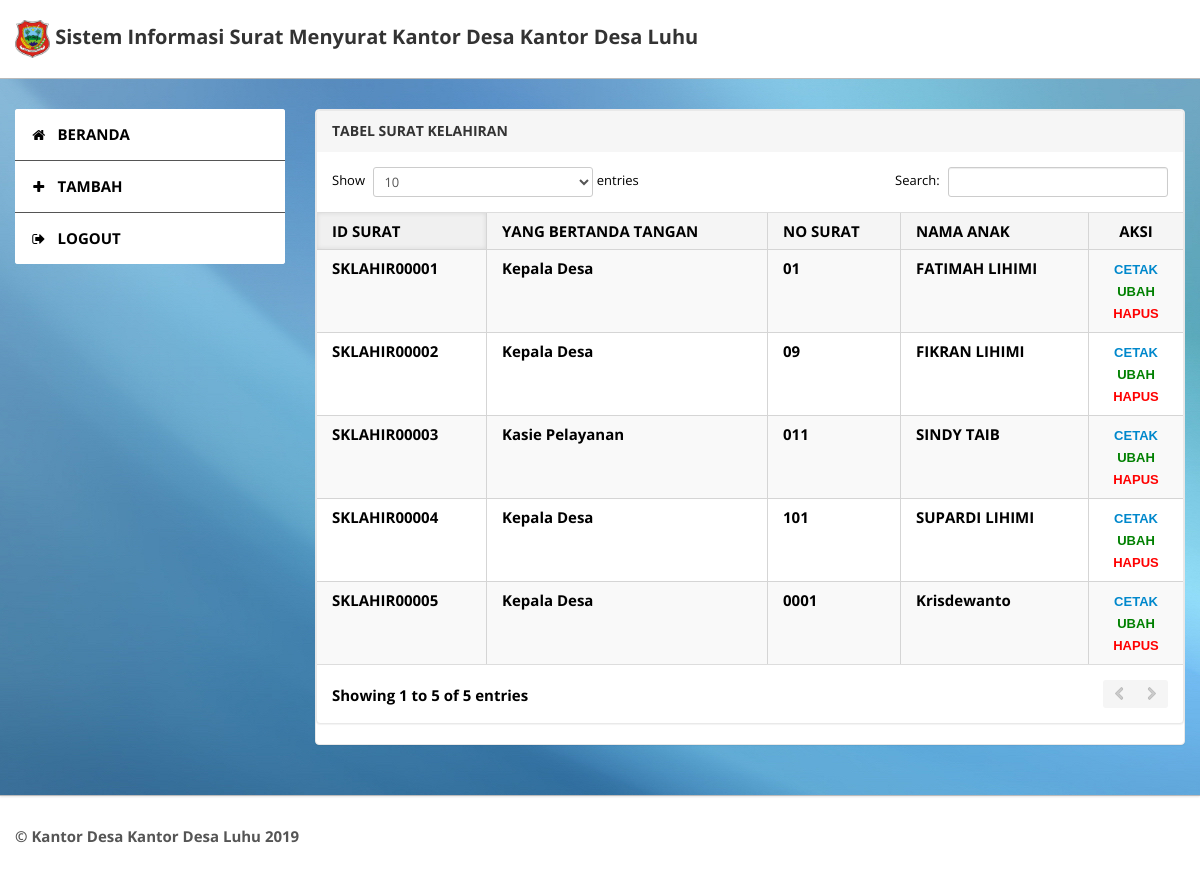
The app's page /operator-tabel-s-kelahiran.php (signed in), older data.
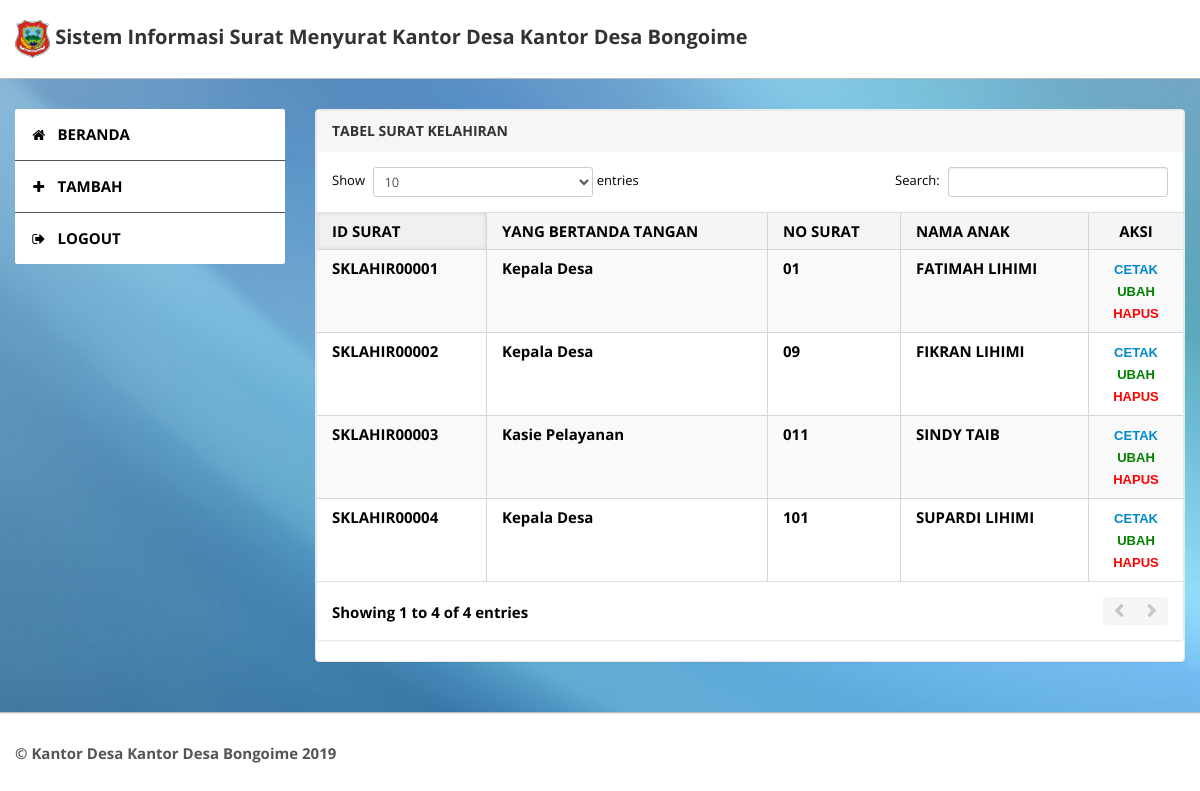
The same page, newer data.
### tables this page shows
CREATE TABLE `tbl_instansi` (
  `id_instansi` int(11) NOT NULL,
  `nm` varchar(100) NOT NULL
);

CREATE TABLE `tbl_s_kelahiran` (
  `id_s_kelahiran` varchar(30) NOT NULL,
  `no_surat_kelahiran` varchar(30) NOT NULL,
  `hari` varchar(25) NOT NULL,
  `tanggal` date NOT NULL,
  `jk_anak` varchar(25) NOT NULL,
  `nama_yg_lahir` varchar(100) NOT NULL,
  `nama_ibu` varchar(30) NOT NULL,
  `nama_ayah` varchar(30) NOT NULL,
  `id_pg` varchar(30) NOT NULL
);

CREATE TABLE `tbl_pegawai` (
  `id_pg` varchar(30) NOT NULL,
  `nama` varchar(100) NOT NULL,
  `jk` varchar(25) NOT NULL,
  `jabatan` varchar(100) NOT NULL,
  `alamat_pg` text NOT NULL,
  `notelp` varchar(25) NOT NULL
);

### operator-tabel-s-kelahiran.php (the view, shortened to what this page needs)
<?php
if(empty($_SESSION['username'] AND $_SESSION['hak_akses'])){
header("location:index.php");
}else{
?>
<!DOCTYPE html>
<html lang="en">
<head>
	<link type="text/css" href="bootstrap/css/bootstrap.min.css" rel="stylesheet">
	<link type="text/css" href="bootstrap/css/bootstrap-responsive.min.css" rel="stylesheet">
	<link type="text/css" href="css/theme.css" rel="stylesheet">
	<link type="text/css" href="images/icons/css/font-awesome.css" rel="stylesheet">
</head>
<body>
	<div class="navbar navbar-fixed-top">
		<div class="navbar-inner">
			<div class="container">
			  	<a class="brand" href="">
			  	 <img width="35" height="35" src="logodesa/logodesa.png">
			  			<?php
                        $query = mysqli_query($config, "SELECT * FROM tbl_instansi WHERE id_instansi");
                        $data=mysqli_fetch_assoc($query);
                        ?>
                        Sistem Informasi Surat Menyurat <?php echo 'Kantor Desa '.$data['nm']; ?>
			  	</a>
			</div>
		</div>
	</div>
	<div class="wrapper">
		<div class="container">
			<div class="row">
				<div class="span3">
					<div class="sidebar">
						<ul class="widget widget-menu unstyled">
                                <li class="active"><a href="halaman-operator.php"><i class="menu-icon icon-home"></i>BERANDA
                                </a></li>
                                <li class="active"><a href="operator_s_kelahiran.php"><i class="menu-icon icon-plus"></i>TAMBAH
                                </a></li>
                                <li><a href="logout.php"><i class="menu-icon icon-signout">
                                </i>LOGOUT
                                </a></li>
                            </ul>
					</div>
				</div>
				<div class="span9">
					<div class="content">
						<div class="module">
						<div class="module">
							<div class="module-head">
								<h3>TABEL SURAT KELAHIRAN</h3>
							</div>
							<div class="module-body table">
								<table cellpadding="0" cellspacing="0" border="0" class="datatable-1 table table-bordered table-striped	 display" width="100%">
									<thead>
										<tr>
											<th>ID SURAT</th>
											<th>YANG BERTANDA TANGAN</th>
											<th>NO SURAT</th>
											<th>NAMA ANAK</th>
											<th><center>AKSI</center></th>
										</tr>
									</thead>
									<tbody>
										<?php
                                           $query = mysqli_query($config, " SELECT * FROM tbl_s_kelahiran, tbl_pegawai WHERE tbl_s_kelahiran.id_pg=tbl_pegawai.id_pg ORDER BY tbl_s_kelahiran.id_s_kelahiran ASC");
                                                while($data=mysqli_fetch_assoc($query)){
                                                 echo '<tr>';
                                                 echo '<td>'.$data['id_s_kelahiran'].'</td>';
                                                 echo '<td>'.$data['jabatan'].'</td>';
                                                 echo '<td>'.$data['no_surat_kelahiran'].'</td>';
                                                 echo '<td>'.$data['nama_yg_lahir'].'</td>';
                        						 echo"<td>
                        						 		<center>
                        						 		<a href='operator-cetak-s-kelahiran.php?id_s_kelahiran=$data[id_s_kelahiran]'>
                        						 			<font face='arial' size='2'>
                        						 				CETAK
                        						 			</font>
                        						 		</a>
                        						 		</center>
                        						 		<center>
                        						 		<a href='operator-ubah-s-kelahiran.php?id_s_kelahiran=$data[id_s_kelahiran]'>
                        						 			<font face='arial' size='2' color='green'>
                        						 				UBAH
                        						 			</font>
                        						 		</a>
                        						 		</center>
                        						 		<center>
                        						 		<a href='operator-hapus-s-kelahiran.php?id_s_kelahiran=$data[id_s_kelahiran]'>
                        						 			<font face='arial' size='2' color='red'>
                        						 				HAPUS
                        						 			</font>
                        						 		</a>
                        						 		</center>";
                                                 echo '</tr>';
                                                }
                                            ?>
								</table>
						</div>
							</div>
						</div>
					</div>
				</div>
			</div>
		</div>
	</div>
	<div class="footer">
		<div class="container">
			 <b class="copyright">
                <?php
                $query = mysqli_query($config, "SELECT * FROM tbl_instansi WHERE id_instansi");
                $data=mysqli_fetch_assoc($query);
                ?>
                &copy; <?php echo 'Kantor Desa '.$data['nm'] . " " .date('Y'); ?>
            </b>
		</div>
	</div>
</body>
</html>
<?php
}
?>

Row changes from the older to the newer data that the page shows:
removed tbl_s_kelahiran: id_s_kelahiran "SKLAHIR00005", id_pg.jabatan "Kepala Desa", no_surat_kelahiran "0001", nama_yg_lahir "Krisdewanto"
changed tbl_instansi: nm "Kantor Desa Luhu" → "Kantor Desa Bongoime"
Text that changed along with them:
text written by a page script: "Show entries Search: Showing 1 to 5 of 5 entries" → "Show entries Search: Showing 1 to 4 of 4 entries"
